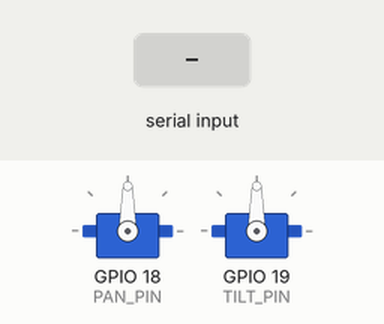
Bench run of a sketch on a simulated ESP32. Shown: 2 × servo. The inputs (shaded band) are chosen by the test bench. What the sketch prints to the serial monitor is not drawn.

Above: at 1.2 s.
1.3 s: "D,,45\n" received over Serial
2.8 s: "S\n" received over Serial
Timing chart, 0 to 5.8 s (numbered marks = the images above; inputs shaded):
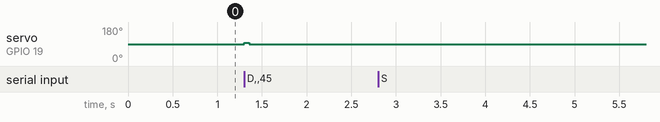

The sketch:

pan_tilt_controller.ino
```cpp
#include <ESP32Servo.h>

Servo panServo;
Servo tiltServo;

#define PAN_PIN 18
#define TILT_PIN 19

// ====================================================
// SERVO CALIBRATION
// ====================================================

// Actual STOP values
#define PAN_STOP 1500
#define TILT_STOP 1500

// ====================================================
// DIRECTION-SPECIFIC SPEED
// ====================================================

// PAN
// Positive command  -> one direction
// Negative command  -> opposite direction
//
// Give each direction its own value because MG996R
// continuous servos often have different deadbands.

#define PAN_POS_STEP 70
#define PAN_NEG_STEP 55

// TILT
#define TILT_POS_STEP 70
#define TILT_NEG_STEP 55

// ====================================================
// SHORT MOVEMENT PULSE
// ====================================================

#define MOVE_PULSE_MS 55

// Safety watchdog
#define COMMAND_TIMEOUT 400

unsigned long lastCommandTime = 0;
unsigned long movementStopTime = 0;


// ====================================================
// STOP
// ====================================================

void stopServos() {

  panServo.writeMicroseconds(PAN_STOP);
  tiltServo.writeMicroseconds(TILT_STOP);
}


// ====================================================
// PAN PWM
// ====================================================

int getPanPWM(int command) {

  if (command == 0) {
    return PAN_STOP;
  }

  if (command > 0) {
    return PAN_STOP + PAN_POS_STEP;
  }

  return PAN_STOP - PAN_NEG_STEP;
}


// ====================================================
// TILT PWM
// ====================================================

int getTiltPWM(int command) {

  if (command == 0) {
    return TILT_STOP;
  }

  if (command > 0) {
    return TILT_STOP + TILT_POS_STEP;
  }

  return TILT_STOP - TILT_NEG_STEP;
}


// ====================================================
// SETUP
// ====================================================

void setup() {

  Serial.begin(115200);

  panServo.setPeriodHertz(50);
  tiltServo.setPeriodHertz(50);

  panServo.attach(
    PAN_PIN,
    500,
    2500
  );

  tiltServo.attach(
    TILT_PIN,
    500,
    2500
  );

  stopServos();

  lastCommandTime = millis();
  movementStopTime = millis();

  Serial.println(
    "ESP32 SERVO CONTROLLER READY"
  );
}


// ====================================================
// LOOP
// ====================================================

void loop() {

  // ==================================================
  // SERIAL COMMAND
  // ==================================================

  if (Serial.available()) {

    String command =
      Serial.readStringUntil('\n');

    command.trim();


    // =================================================
    // STOP
    // =================================================

    if (
      command == "S" ||
      command == "C"
    ) {

      stopServos();

      lastCommandTime = millis();
      movementStopTime = millis();

      Serial.println("STOP");
    }


    // =================================================
    // MOVEMENT
    //
    // D,pan,tilt
    //
    // D,-2,1
    // D,3,-1
    // =================================================

    else if (
      command.startsWith("D,")
    ) {

      int firstComma =
        command.indexOf(',');

      int secondComma =
        command.indexOf(
          ',',
          firstComma + 1
        );


      if (secondComma > 0) {

        int panCommand =
          command.substring(
            firstComma + 1,
            secondComma
          ).toInt();

        int tiltCommand =
          command.substring(
            secondComma + 1
          ).toInt();


        // ---------------------------------------------
        // LIMIT COMMANDS
        // ---------------------------------------------

        panCommand = constrain(
          panCommand,
          -5,
          5
        );

        tiltCommand = constrain(
          tiltCommand,
          -5,
          5
        );


        // ---------------------------------------------
        // PAN
        // ---------------------------------------------

        panServo.writeMicroseconds(
          getPanPWM(panCommand)
        );


        // ---------------------------------------------
        // TILT
        // ---------------------------------------------

        tiltServo.writeMicroseconds(
          getTiltPWM(tiltCommand)
        );


        // ---------------------------------------------
        // SHORT PULSE
        // ---------------------------------------------

        movementStopTime =
          millis() + MOVE_PULSE_MS;


        // ---------------------------------------------
        // WATCHDOG
        // ---------------------------------------------

        lastCommandTime = millis();


        // ---------------------------------------------
        // DEBUG
        // ---------------------------------------------

        Serial.print("D: ");
        Serial.print(panCommand);
        Serial.print(",");
        Serial.println(tiltCommand);
      }
    }
  }


  // ==================================================
  // STOP AFTER MOVEMENT PULSE
  // ==================================================

  if (
    millis() >= movementStopTime
  ) {

    stopServos();
  }


  // ==================================================
  // SAFETY WATCHDOG
  // ==================================================

  if (
    millis() - lastCommandTime
    > COMMAND_TIMEOUT
  ) {

    stopServos();

    movementStopTime = millis();
  }
}
```

Measured:
- after the input at 1.3 s, servo on GPIO 19 (TILT_PIN): 90° → 96° at once, → 90° 0.05 s later
- after the input at 2.8 s, every drawn part: stays the same
